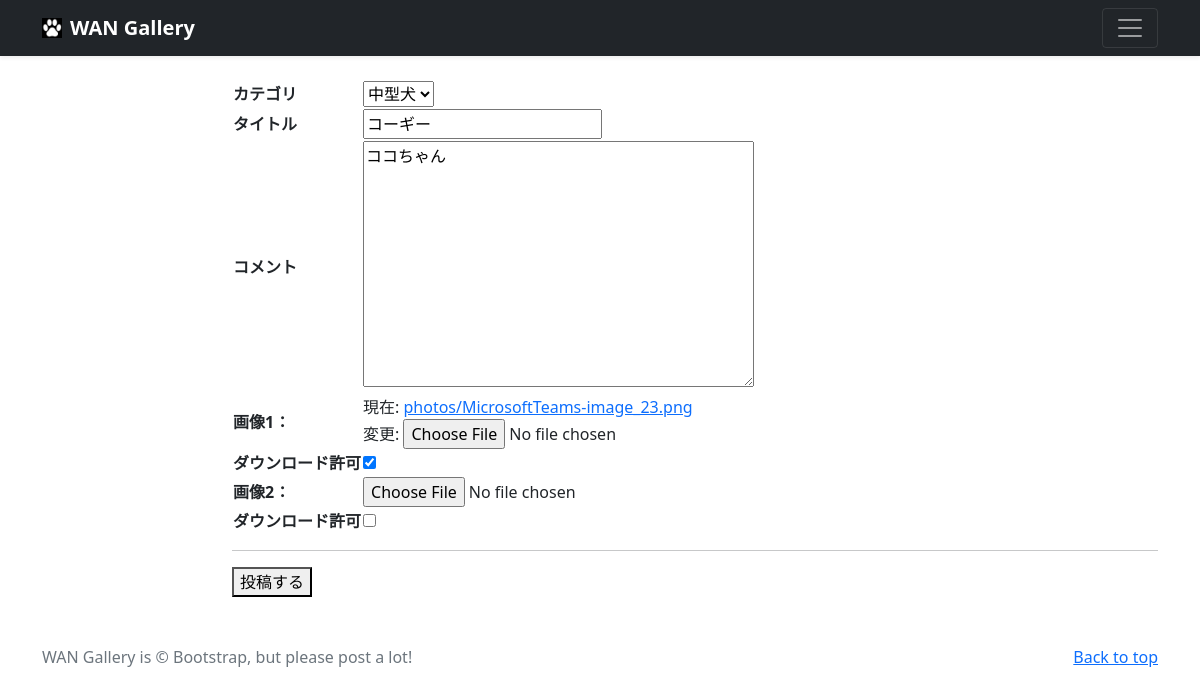
Page /photo/46/update/ (signed in) on the committed database.
### photo/models.py (models this page shows, shortened)
class PhotoPost(models.Model):
    user = models.ForeignKey(
    CustomUser,
    verbose_name='ユーザー',
    on_delete=models.CASCADE
    )
    category = models.ForeignKey(
    Category,
    verbose_name='カテゴリ',
    on_delete=models.PROTECT
    )
    title = models.CharField(
    verbose_name='タイトル',  #フィールドのタイトル
    max_length=20	  #最大文字数は200
    )
    comment = models.TextField(
    verbose_name='コメント',
    max_length=200	  #フィールドのタイトル
    )
    image1 = models.ImageField(
    verbose_name='イメージ1',  #フィールドのタイトル
    upload_to = 'photos'	   #MEDIA_ROOT以下のphotosにファイルを保存
    )
    image1_lim = models.BooleanField(
    verbose_name='ダウンロード許可',  #フィールドのタイトル
    default=False
    )
    image2 = models.ImageField(
    verbose_name='イメージ2',  #フィールドのタイトル
    upload_to = 'photos',	  #MEDIA_ROOT以下のphotosにファイルを保存
    blank=True,		   #フィールド値の設定は必須ではない
    null=True		   #データベースにnullが保存されることを許容
    )
    image2_lim = models.BooleanField(
    verbose_name='ダウンロード許可',  #フィールドのタイトル
    default=False
    )
    posted_at = models.DateTimeField(
    verbose_name='投稿日時',   #フィールドのタイトル
    auto_now_add = True	   #日時を自動追加
    )

### photo/views.py (the view, shortened to what this page needs)
# urls.py: path('photo/<int:pk>/update/', views.PostUpdateView.as_view(), name='update'),
@method_decorator(login_required, name='dispatch')
class PostUpdateView(UpdateView):
    model = PhotoPost
    template_name = "update_photo.html"
    success_url = reverse_lazy('photo:update_done')
    fields = ['category', 'title', 'comment', 'image1','image1_lim', 'image2','image2_lim']

### photo/models.py (called while the page is built)
    def __str__ (self):
        return self.title

### photo/templates/update_photo.html (shortened to what this page needs)
{% extends 'base.html' %}
    {% block contents %}
    <br>
    <div class="container">
        <div class="row">
            <div class="col offset-2">
                <form method="POST"
                    enctype="multipart/form-data">
                    <table>
                        <tr>
                            <th>カテゴリ</th>
                            <td>{{ form.category }}</td>
                        </tr>
                        <tr>
                            <th>タイトル</th>
                            <td>{{ form.title }}</td>
                        </tr>
                        <tr>
                            <th>コメント</th>
                            <td>{{ form.comment }}</td>
                        </tr>
                        <tr>
                            <th>画像1：</th>
                            <td>{{ form.image1 }}</td>
                        </tr>
                        <tr>
                            <th>ダウンロード許可</th>
                            <td>{{ form.image1_lim }}</td>
                        </tr>
                        <tr>
                            <th>画像2：</th>
                            <td>{{ form.image2 }}</td>
                        </tr>
                        <tr>
                            <th>ダウンロード許可</th>
                            <td>{{ form.image2_lim }}</td>
                        </tr>
                    </table>
                    <hr>
                    <button type="submit">投稿する</button>
                </form>
    {% endblock %}

### rows in the picture
PhotoPost: category "中型犬", title "コーギー", comment "ココちゃん", image1_lim "☑"
